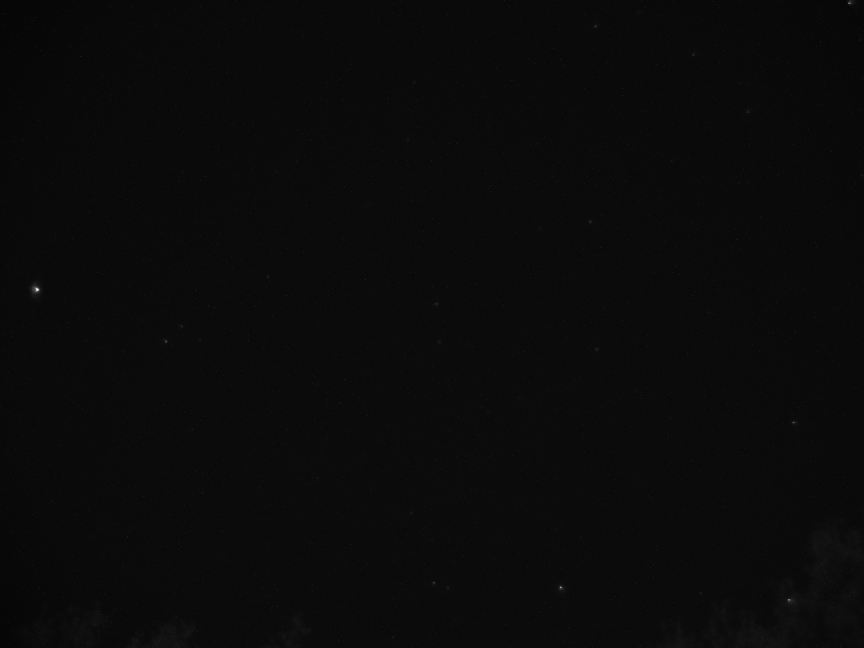
#> input picture data/autogen_darkframe.jpg, 2592 x 1944 px (shown at 1/3 size); its folder holds only this picture in this run
$ python -i tetra3_Cal.py   (imports and definitions only)
#> lines starting #> are read from the running program, lines starting #| are printed output that depends on the picture
#> further down, picture is the input picture: shape (1944, 2592); min 0, max 255, mean 10.6
"""
tetra3: A fast lost-in-space plate solver for star trackers.
============================================================

Use it to identify stars in images and get the corresponding direction (i.e. right ascension and
declination) in the sky which the camera points to. The only thing tetra3 needs to know is the
approximate field of view of your camera. tetra3 also includes a versatile function to find spot
centroids and statistics.

Included in the package:

    - :class:`tetra3.Tetra3`: Class to solve images and load/create databases.
    - :meth:`tetra3.get_centroids_from_image`: Extract spot centroids from an image.
    - :meth:`tetra3.crop_and_downsample_image`: Crop and/or downsample an image.

A default database (named `default_database`) is included in the repo, it is built for a maximum
field of view of 12 degrees and and the default settings.

Note:
    If you wish to build you own database (e.g. for different field of view) you must download the
    Yale Bright Star Catalog 'BCS5' from <http://tdc-www.harvard.edu/catalogs/bsc5.html> and place
    in the tetra3 directory. (Direct download link: <http://tdc-www.harvard.edu/catalogs/BSC5>.)

It is critical to set up the centroid extraction parameters (see :meth:`get_centroids_from_image`
to reliably return star centroids from a given image. After this is done, pass the same keyword
arguments to :meth:`Tetra3.solve_from_image` to use them when solving your images.

This is Free and Open-Source Software based on `Tetra` rewritten by Gustav Pettersson at ESA.

The original software is due to:
J. Brown, K. Stubis, and K. Cahoy, "TETRA: Star Identification with Hash Tables",
Proceedings of the AIAA/USU Conference on Small Satellites, 2017.
<https://digitalcommons.usu.edu/smallsat/2017/all2017/124/>
<github.com/brownj4/Tetra>

tetra3 license:
    Copyright 2019 the European Space Agency

    Licensed under the Apache License, Version 2.0 (the "License");
    you may not use this file except in compliance with the License.
    You may obtain a copy of the License at

        https://www.apache.org/licenses/LICENSE-2.0

    Unless required by applicable law or agreed to in writing, software
    distributed under the License is distributed on an "AS IS" BASIS,
    WITHOUT WARRANTIES OR CONDITIONS OF ANY KIND, either express or implied.
    See the License for the specific language governing permissions and
    limitations under the License.

Original Tetra license notice:
    Copyright (c) 2016 brownj4

    Permission is hereby granted, free of charge, to any person obtaining a copy
    of this software and associated documentation files (the "Software"), to deal
    in the Software without restriction, including without limitation the rights
    to use, copy, modify, merge, publish, distribute, sublicense, and/or sell
    copies of the Software, and to permit persons to whom the Software is
    furnished to do so, subject to the following conditions:

    The above copyright notice and this permission notice shall be included in all
    copies or substantial portions of the Software.

    THE SOFTWARE IS PROVIDED "AS IS", WITHOUT WARRANTY OF ANY KIND, EXPRESS OR
    IMPLIED, INCLUDING BUT NOT LIMITED TO THE WARRANTIES OF MERCHANTABILITY,
    FITNESS FOR A PARTICULAR PURPOSE AND NONINFRINGEMENT. IN NO EVENT SHALL THE
    AUTHORS OR COPYRIGHT HOLDERS BE LIABLE FOR ANY CLAIM, DAMAGES OR OTHER
    LIABILITY, WHETHER IN AN ACTION OF CONTRACT, TORT OR OTHERWISE, ARISING FROM,
    OUT OF OR IN CONNECTION WITH THE SOFTWARE OR THE USE OR OTHER DEALINGS IN THE
    SOFTWARE.
"""

# Standard imports:
from pathlib import Path
import logging
import itertools
from time import perf_counter as precision_timestamp
from datetime import datetime

# External imports:
import numpy as np
from numpy.linalg import norm
import scipy.ndimage
import scipy.optimize
import scipy.stats

_MAGIC_RAND = 2654435761


# [57 lines left out: functions _insert_at_index, _get_at_index, _key_to_index, _generate_patterns_from_centroids, not called in this run]


class Tetra3():
    """Solve star patterns and manage databases.

    To find the direction in the sky an image is showing this class calculates a "fingerprint" of
    the stars seen in the image and looks for matching fingerprints in a pattern catalogue loaded
    into memory. Subsequently, all stars that should be visible in the image (based on the
    fingerprint's location) are looked for and the match is confirmed or rejected based on the
    probability that the found number of matches happens by chance.

    Each pattern is made up of four stars, and the fingerprint is created by calculating the
    distances between every pair of stars in the pattern and normalising by the longest to create
    a set of five numbers between zero and one. This information, and the desired tolerance, is
    used to find the indices in the database where the match may reside by a hashing function.

    A database needs to be generated with patterns which are of appropriate scale for the field
    of view (FOV) of your camera. Therefore, generate a database using :meth:`generate_database`
    with a `max_fov` which is the FOV of your camera (or slightly larger). A database with
    `max_fov=12` (degrees) is included as `default_database.npz`.

    Star locations (centroids) are found using :meth:`tetra3.get_centroids_from_image`, use one of
    your images to find settings which work well for your images. Then pass those settings as
    keyword arguments to :meth:`solve_from_image`.

    Example 1: Load database and solve image
        ::

            import tetra3
            # Create instance
            t3 = tetra3.Tetra3()
            # Load a database
            t3.load_database('default_database')
            # Create dictionary with desired extraction settings
            extract_dict = {'min_sum': 250, 'max_axis_ratio': 1.5}
            # Solve for image, optionally passing known FOV estimate and error range
            result = t3.solve_from_image(image, fov_estimate=11, fov_max_error=.5, **extract_dict)

    Example 2: Generate and save database
        ::

            import tetra3
            # Create instance
            t3 = tetra3.Tetra3()
            # Generate and save database
            t3.generate_database(max_fov=20, save_as='my_database_name')

    Args:
        load_database (str or pathlib.Path, optional): Database to load. Will call
            :meth:`load_database` with the provided argument after creating instance.
        debug_folder (pathlib.Path, optional): The folder for debug logging. If None (the default)
            the folder tetra3/debug will be used/created.

    """
    # [638 lines left out: functions __init__, debug_folder, debug_folder, has_database, star_table, pattern_catalog and 5 more, not called in this run]

    def _get_nearby_stars(self, vector, radius):
        """Get stars within radius radians of the vector."""
        return np.where(np.dot(np.asarray(vector), self.star_table[:, 2:5].T) > np.cos(radius))[0]


def get_centroids_from_image(image, sigma=3, image_th=None, crop=None, downsample=None,
                             filtsize=7, bg_sub_mode='local_median', sigma_mode='local_median_abs',
                             binary_open=True, centroid_window=None, max_area=None, min_area=3,
                             max_sum=None, min_sum=None, max_axis_ratio=None, max_returned=None,
                             return_moments=False, return_images=False):
    """Extract spot centroids from an image and calculate statistics.

    This is a versatile function for finding spots (e.g. stars or satellites) in an image and
    calculating/filtering their positions (centroids) and statistics (e.g. sum, area, shape).

    The coordinates start at the top/left edge of the pixel, i.e. x=y=0.5 is the centre of the
    top-left pixel. To convert the results to integer pixel indices use the floor operator.

    To aid in finding optimal settings pass `return_images=True` to get back a dictionary with
    partial extraction results and tweak the parameters accordingly.

    In general, the best extraction is attained with `bg_sub_mode='local_median'` and
    `sigma_mode='local_median_abs'` with a reasonable (e.g. 7 to 15) size filter. However, this may
    be slow (especially for larger filter sizes). A recommendable and much faster alternative is
    `bg_sub_mode='local_mean'` and `sigma_mode='global_root_square'` with a large (e.g. 15 to 25)
    sized filter. You may also elect to do background subtraction and finding the threshold by
    your own methods, then pass `bg_sub_mode=None` and your threshold as `image_th` to bypass these
    extraction steps.

    The algorithm proceeds as follows:
        1. Convert image to 2D numpy.ndarray with type float32.
        2. Call :meth:`tetra3.crop_and_downsample_image` with the image and supplied arguments
           `crop` and `downsample`.
        3. Subtract the background if `bg_sub_mode` is not None. Four methods are available:

           - 'local_median' (the default): Create the background image using a median filter of
             size `filtsize` and subtract pixelwise.
           - 'local_mean': Create the background image using a mean filter of size `filtsize` and
             subtract pixelwise.
           - 'global_median': Subtract the median value of all pixels from each pixel.
           - 'global_mean': Subtract the mean value of all pixels from each pixel.

        4. Calculate the image threshold if image_th is None. If image_th is defined this value
           will be used to threshold the image. The threshold is determined by calculating the
           noise standard deviation with the metod selected as `sigma_mode` and then scaling it by
           `sigma` (default 3). The available methods are:

           - 'local_median_abs' (the default): For each pixel, calculate the standard deviation as
             the median of the absolute values in a region of size `filtsize` and scale by 1.48.
           - 'local_root_square': For each pixel, calculate the standard deviation as the square
             root of the mean of the square values in a region of size `filtsize`.
           - 'global_median_abs': Use the median of the absolute value of all pixels scaled by 1.48
             as the standard deviation.
           - 'global_root_square': Use the square root of the mean of the square of all pixels as
             the standard deviation.

        5. Create a binary mask using the image threshold. If `binary_open=True` (the default)
           apply a binary opening operation with a 3x3 cross as structuring element to clean up the
           mask.
        6. Label all regions (spots) in the binary mask.
        7. Calculate statistics on each region and reject it if it fails any of the max or min
           values passed. Calculated statistics are: area, sum, centroid (first moments) in x and
           y, second moments in xx, yy, and xy, major over minor axis ratio.
        8. Sort the regions, largest sum first, and keep at most `max_returned` if not None.
        9. If `centroid_window` is not None, recalculate the statistics using a square region of
           the supplied width (instead of the region from the binary mask).
        10. Undo the effects of cropping and downsampling by adding offsets/scaling the centroid
            positions to correspond to pixels in the original image.

    Args:
        image (numpy.ndarray): Image to find centroids in.
        sigma (float, optional): The number of noise standard deviations to threshold at.
            Default 3.
        image_th (float, optional): The value to threshold the image at. If supplied `sigma` and
            `simga_mode` will have no effect.
        crop (tuple, optional): Cropping to apply, see :meth:`tetra3.crop_and_downsample_image`.
        downsample (int, optinal): Downsampling to apply, see
            :meth:`tetra3.crop_and_downsample_image`.
        filtsize (int, optional): Size of filter to use in local operations. Must be odd.
            Default 7.
        bg_sub_mode (str, optional): Background subtraction mode. Must be one of 'local_median'
            (the default), 'local_mean', 'global_median', 'global_mean'.
        sigma_mode (str, optinal): Mode used to calculate noise standard deviation. Must be one of
            'local_median_abs' (the default), 'local_root_square', 'global_median_abs', or
            'global_root_square'.
        binary_open (bool, optional): If True (the default), apply binary opening with 3x3 cross
           to thresholded binary mask.
        centroid_window (int, optional): If supplied, recalculate statistics using a square window
            of the supplied size.
        max_area (int, optional): Reject spots larger than this.
        min_area (int, optional): Reject spots smaller than this. Default 3.
        max_sum (float, optional): Reject spots with a sum larger than this.
        min_sum (float, optional): Reject spots with a sum smaller than this.
        max_axis_ratio (float, optional): Reject spots with a ratio of major over minor axis larger
            than this.
        max_returned (int, optional): Return at most this many spots.
        return_moments (bool, optional): If set to True, return the calculated statistics (e.g.
            higher order moments, sum, area) together with the spot positions.
        return_images (bool, optional): If set to True, return a dictionary with partial results
            from the steps in the algorithm.

    Returns:
        numpy.ndarray or tuple: If `return_moments=False` and `return_images=False` (the defaults)
            an array of shape (N,2) is returned with centroid positions (y down, x right) of the
            found spots in order of brightness. If `return_moments=True` a tuple of numpy arrays
            is returned with: (N,2) centroid positions, N sum, N area, (N,3) xx yy and xy second
            moments, N major over minor axis ratio. If `return_images=True` a tuple is returned
            with the results as defined previously and a dictionary with images and data of partial
            results.
    """
#> called with sigma = 3, filtsize = 7, bg_sub_mode = 'local_median', sigma_mode = 'local_median_abs', binary_open = True, min_area = 3, return_moments = False, return_images = False

    # bg_sub_mode and sigma_mode:
    # local_median, global_median, global_mean

    # Versatile spot extractor for images, used in tetra3 for wide fields and
    # in satellite closed-loop tracking.
    # PROCESS:
    # 0. Convert to numpy single precision greyscale (32-bit float)
    # 1. Crop by factor 'crop' if not None (centered crop)
    # 2. Downsample by factor 'downsample' if not None (sums values)
    # 3. Subtract background by median filter of 'filtsize' width (odd)
    # [Set filtsize=None to do single value background subtraction]
    # 4. If local_sigma False:
    #        Find RMS or 1.48*MAD for image as global standard deviation
    #    If local_sigma True:
    #        Find RMS or 1.48*MAD for local areas of 'filtsize' width to use
    #        as a pixel-by-pixel estimate of the local standard deviation
    # 5. Threshold by sigma*[local/global] standard deviation if image_th None, else use image_th
    # 6. Find area and moments for each region, apply thresholds
    # 7. Sort by sum, keep at most 'max_returned'
    # 8. Correct for effects of crop and downsample
    # RETURNS:
    # Default: Numpy array size Nx2 with y,x centroid positions (y down, x right)
    # return_moments=True: 5-tuple with Numpy arrays:
    #    0: size Nx2 with y,x centroid positions
    #    1: size N with sum (zeroth moment)
    #    2: size N with area (pixels)
    #    3: size Nx3 with xx,yy,xy variances (second moment)
    #    4: size N with ratio of major/minor axis

    # 1. Ensure image is float np array and 2D:
    image = np.asarray(image, dtype=np.float32)
    if image.ndim == 3:
        assert image.shape[2] in (1, 3), 'Colour image must have 1 or 3 colour channels'
        if image.shape[2] == 3:
            # Convert to greyscale
            image = image[:, :, 0]*.299 + image[:, :, 1]*.587 + image[:, :, 2]*.114
        else:
            # Delete empty dimension
            image = image.squeeze(axis=2)
    else:
        assert image.ndim == 2, 'Image must be 2D or 3D array'
    if return_images:
        images_dict = {'converted_input': image.copy()}
    # 2 Crop and downsample
    (image, offs) = crop_and_downsample_image(image, crop=crop, downsample=downsample,
                                              return_offsets=True, sum_when_downsample=True)
#> offs = (0, 0)
    (height, width) = image.shape
    (offs_h, offs_w) = offs
#> offs_h = 0; offs_w = 0
    if return_images:
        images_dict['cropped_and_downsampled'] = image.copy()
    # 3. Subtract background:
    if bg_sub_mode is not None:
        if bg_sub_mode.lower() == 'local_median':
            assert filtsize is not None, \
                'Must define filter size for local median background subtraction'
            assert filtsize % 2 == 1, 'Filter size must be odd'
            image = image - scipy.ndimage.filters.median_filter(image, size=filtsize,
                                                                output=image.dtype)
        elif bg_sub_mode.lower() == 'local_mean':
            assert filtsize is not None, \
                'Must define filter size for local median background subtraction'
            assert filtsize % 2 == 1, 'Filter size must be odd'
            image = image - scipy.ndimage.filters.uniform_filter(image, size=filtsize,
                                                                 output=image.dtype)
        elif bg_sub_mode.lower() == 'global_median':
            image = image - np.median(image)
        elif bg_sub_mode.lower() == 'global_mean':
            image = image - np.mean(image)
        else:
            raise AssertionError('bg_sub_mode must be string: local_median, local_mean,'
                                 + ' global_median, or global_mean')
    if return_images:
        images_dict['removed_background'] = image.copy()
    # 4. Find noise standard deviation to threshold unless a threshold is already defined!
    if image_th is None:
        assert sigma_mode is not None and isinstance(sigma_mode, str), \
            'Must define a sigma mode or image threshold'
        assert sigma is not None and isinstance(sigma, (int, float)), \
            'Must define sigma for thresholding (int or float)'
        if sigma_mode.lower() == 'local_median_abs':
            assert filtsize is not None, 'Must define filter size for local median sigma mode'
            assert filtsize % 2 == 1, 'Filter size must be odd'
            img_std = scipy.ndimage.filters.median_filter(np.abs(image), size=filtsize,
                                                          output=image.dtype) * 1.48
        elif sigma_mode.lower() == 'local_root_square':
            assert filtsize is not None, 'Must define filter size for local median sigma mode'
            assert filtsize % 2 == 1, 'Filter size must be odd'
            img_std = np.sqrt(scipy.ndimage.filters.uniform_filter(image**2, size=filtsize,
                                                                   output=image.dtype))
        elif sigma_mode.lower() == 'global_median_abs':
            img_std = np.median(np.abs(image)) * 1.48
        elif sigma_mode.lower() == 'global_root_square':
            img_std = np.sqrt(np.mean(image**2))
        else:
            raise AssertionError('sigma_mode must be string: local_median_abs, local_root_square,'
                                 + ' global_median_abs, or global_root_square')
        image_th = img_std * sigma
    if return_images:
        images_dict['image_threshold'] = image_th
    # 5. Threshold to find binary mask
    bin_mask = image > image_th
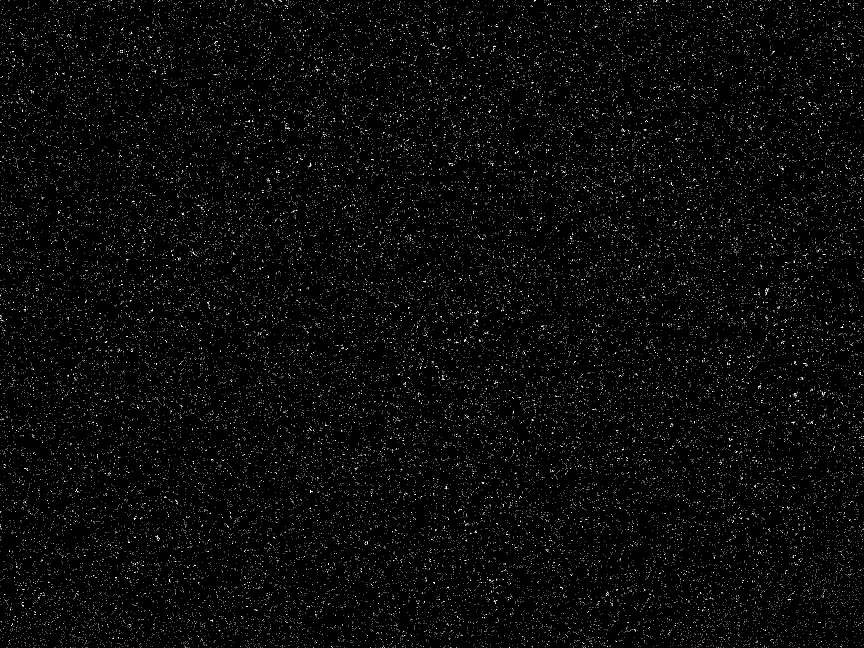
#> bin_mask: shape (1944, 2592) bool (shown at 1/3 size); 1.2% white in thin lines or dots
    if binary_open:
        bin_mask = scipy.ndimage.binary_opening(bin_mask)
#> bin_mask: shape (1944, 2592) bool; 0.01% white in thin lines or dots
    if return_images:
        images_dict['binary_mask'] = bin_mask
    # 6. Label each region in the binary mask
    (labels, num_labels) = scipy.ndimage.label(bin_mask)
#> labels: shape (1944, 2592) int32; 62 distinct labels, from 0 to 61
#> (the rest of the program and of its run is left out)
